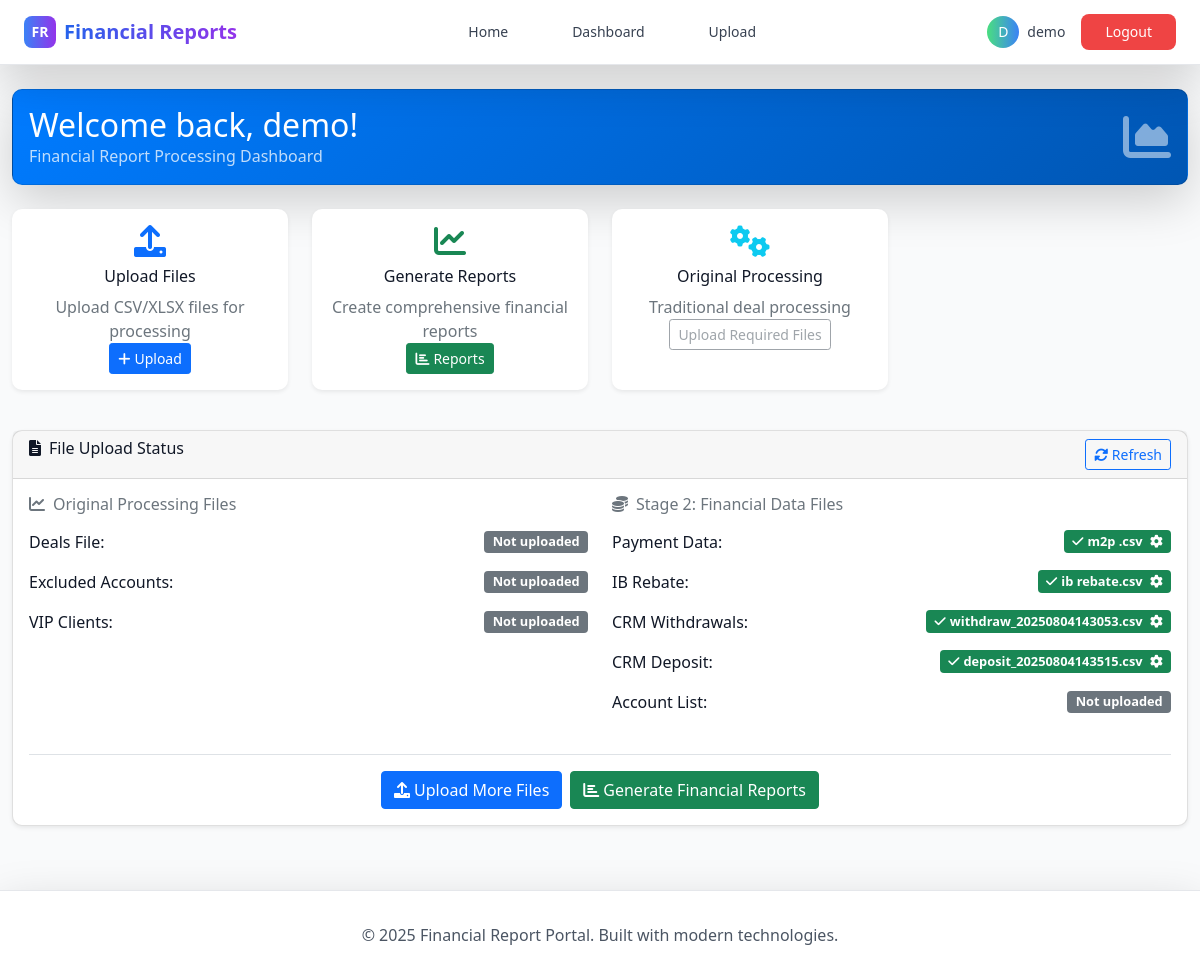
The app's page /dashboard (signed in) with its own data.
### app/models.py (models this page shows, shortened)
class User(UserMixin, db.Model):
    __tablename__ = 'users'
    id = db.Column(db.Integer, primary_key=True)
    username = db.Column(db.String(64), index=True, unique=True)
    email = db.Column(db.String(120), index=True, unique=True)
    password_hash = db.Column(db.String(128))
    role_id = db.Column(db.Integer, db.ForeignKey('roles.id'))
    logs = db.relationship('Log', backref='user', lazy='dynamic')
    def has_role(self, role_name):
        return self.role is not None and self.role.name == role_name

class UploadedFiles(db.Model):
    __tablename__ = 'uploaded_files'
    id = db.Column(db.String(36), primary_key=True, default=lambda: str(uuid.uuid4()))
    user_id = db.Column(db.Integer, db.ForeignKey('users.id'))
    file_type = db.Column(db.String(50))  # deals, excluded, vip, payment, ib_rebate, crm_withdrawals, crm_deposit, account_list
    filename = db.Column(db.String(200))
    file_path = db.Column(db.String(500))
    upload_timestamp = db.Column(db.DateTime, default=datetime.utcnow)
    processed = db.Column(db.Boolean, default=False)

### app/routes.py (the view)
@bp.route('/dashboard')
@login_required
def dashboard():
    uploaded_files = UploadedFiles.query.filter_by(user_id=current_user.id).all()
    file_status = {}
    for file_record in uploaded_files:
        file_status[file_record.file_type] = {
            'filename': file_record.filename,
            'uploaded': True,
            'processed': file_record.processed,
            'timestamp': file_record.upload_timestamp
        }
    return render_template('dashboard.html', title='Dashboard', file_status=file_status)

### app/models.py (called while the page is built)
@login_manager.user_loader
def load_user(id):
    return User.query.get(int(id))

### app/templates/dashboard.html (shortened to what this page needs)
{% extends "base.html" %}
{% block content %}
<div class="container-fluid mt-4">
    <div class="row mb-4">
        <div class="col-12">
            <div class="card bg-gradient-primary text-white shadow-lg">
                <div class="card-body">
                    <div class="row align-items-center">
                        <div class="col">
                            <h1 class="h2 mb-0">Welcome back, {{ current_user.username }}!</h1>
                            <p class="mb-0 opacity-75">Financial Report Processing Dashboard</p>
                        </div>
                        <div class="col-auto">
                            <i class="fas fa-chart-area fa-3x opacity-50"></i>
                        </div>
                    </div>
                </div>
            </div>
        </div>
    </div>
    <div class="row mb-4">
        <div class="col-md-3 mb-3">
            <div class="card border-0 shadow-sm h-100">
                <div class="card-body text-center">
                    <div class="text-primary mb-2">
                        <i class="fas fa-upload fa-2x"></i>
                    </div>
                    <h5 class="card-title">Upload Files</h5>
                    <p class="card-text text-muted">Upload CSV/XLSX files for processing</p>
                    <a href="{{ url_for('main.upload_file') }}" class="btn btn-primary btn-sm">
                        <i class="fas fa-plus me-1"></i>Upload
                    </a>
                </div>
            </div>
        </div>
        <div class="col-md-3 mb-3">
            <div class="card border-0 shadow-sm h-100">
                <div class="card-body text-center">
                    <div class="text-success mb-2">
                        <i class="fas fa-chart-line fa-2x"></i>
                    </div>
                    <h5 class="card-title">Generate Reports</h5>
                    <p class="card-text text-muted">Create comprehensive financial reports</p>
                    <a href="{{ url_for('main.generate_stage2_report') }}" class="btn btn-success btn-sm">
                        <i class="fas fa-chart-bar me-1"></i>Reports
                    </a>
                </div>
            </div>
        </div>
        <div class="col-md-3 mb-3">
            <div class="card border-0 shadow-sm h-100">
                <div class="card-body text-center">
                    <div class="text-info mb-2">
                        <i class="fas fa-cogs fa-2x"></i>
                    </div>
                    <h5 class="card-title">Original Processing</h5>
                    <p class="card-text text-muted">Traditional deal processing</p>
                    {% if file_status.get('deals') and file_status.get('excluded') and file_status.get('vip') %}
                        <a href="{{ url_for('main.generate_report') }}" class="btn btn-info btn-sm">
                            <i class="fas fa-play me-1"></i>Process
                        </a>
                    {% else %}
                        <span class="btn btn-outline-secondary btn-sm disabled">Upload Required Files</span>
                    {% endif %}
                </div>
            </div>
        </div>
    </div>
    <div class="row">
        <div class="col-12">
            <div class="card shadow-sm">
                <div class="card-header">
                    <h5 class="mb-0">
                        <i class="fas fa-file-alt me-2"></i>File Upload Status
                        <button class="btn btn-sm btn-outline-primary float-end" onclick="refreshStatus()">
                            <i class="fas fa-sync-alt"></i> Refresh
                        </button>
                    </h5>
                </div>
                <div class="card-body">
                    <div class="row" id="file-status-container">
                        <div class="col-lg-6">
                            <h6 class="text-muted mb-3">
                                <i class="fas fa-chart-line me-2"></i>Original Processing Files
                            </h6>
                            <div class="mb-3">
                                <div class="d-flex justify-content-between align-items-center">
                                    <span>Deals File:</span>
                                    {% if file_status.get('deals') %}
                                        <span class="badge bg-success">
                                            <i class="fas fa-check me-1"></i>{{ file_status['deals']['filename'] }}
                                        </span>
                                    {% else %}
                                        <span class="badge bg-secondary">Not uploaded</span>
                                    {% endif %}
                                </div>
                            </div>
                            <div class="mb-3">
                                <div class="d-flex justify-content-between align-items-center">
                                    <span>Excluded Accounts:</span>
                                    {% if file_status.get('excluded') %}
                                        <span class="badge bg-success">
                                            <i class="fas fa-check me-1"></i>{{ file_status['excluded']['filename'] }}
                                        </span>
                                    {% else %}
                                        <span class="badge bg-secondary">Not uploaded</span>
                                    {% endif %}
                                </div>
                            </div>
                            <div class="mb-3">
                                <div class="d-flex justify-content-between align-items-center">
                                    <span>VIP Clients:</span>
                                    {% if file_status.get('vip') %}
                                        <span class="badge bg-success">
                                            <i class="fas fa-check me-1"></i>{{ file_status['vip']['filename'] }}
                                        </span>
                                    {% else %}
                                        <span class="badge bg-secondary">Not uploaded</span>
                                    {% endif %}
                                </div>
                            </div>
                        </div>
                        <div class="col-lg-6">
                            <h6 class="text-muted mb-3">
                                <i class="fas fa-coins me-2"></i>Stage 2: Financial Data Files
                            </h6>
                            {% set stage2_files = [
                                ('payment', 'Payment Data'),
                                ('ib_rebate', 'IB Rebate'),
                                ('crm_withdrawals', 'CRM Withdrawals'),
                                ('crm_deposit', 'CRM Deposit'),
                                ('account_list', 'Account List')
                            ] %}
                            {% for file_type, display_name in stage2_files %}
                                <div class="mb-3">
                                    <div class="d-flex justify-content-between align-items-center">
                                        <span>{{ display_name }}:</span>
                                        {% if file_status.get(file_type) %}
                                            <span class="badge bg-success">
                                                <i class="fas fa-check me-1"></i>{{ file_status[file_type]['filename'] }}
                                                {% if file_status[file_type]['processed'] %}
                                                    <i class="fas fa-cog ms-1" title="Processed"></i>
                                                {% endif %}
                                            </span>
                                        {% else %}
                                            <span class="badge bg-secondary">Not uploaded</span>
                                        {% endif %}
                                    </div>
                                </div>
                            {% endfor %}
                        </div>
                    </div>
                    <div class="mt-4 pt-3 border-top">
                        <div class="d-flex gap-2 flex-wrap justify-content-center">
                            <a href="{{ url_for('main.upload_file') }}" class="btn btn-primary">
                                <i class="fas fa-upload me-1"></i>Upload More Files
                            </a>
                            {% if file_status %}
                                <a href="{{ url_for('main.generate_stage2_report') }}" class="btn btn-success">
                                    <i class="fas fa-chart-bar me-1"></i>Generate Financial Reports
                                </a>
                            {% endif %}
                        </div>
                    </div>
                </div>
            </div>
        </div>
    </div>
</div>
{% endblock %}

### app/templates/base.html (shortened to what this page needs)
<!doctype html>
<html lang="en">
    <head>
        <link href="https://cdn.jsdelivr.net/npm/bootstrap@5.1.3/dist/css/bootstrap.min.css" rel="stylesheet">
        <link rel="stylesheet" href="https://cdnjs.cloudflare.com/ajax/libs/font-awesome/6.0.0/css/all.min.css">
        <script src="https://cdn.tailwindcss.com"></script>
    </head>
    <body class="bg-gray-50 text-gray-900 min-h-screen">
        <nav class="bg-white shadow-lg border-b border-gray-200 sticky top-0 z-50 backdrop-blur-md bg-white/95">
            <div class="max-w-7xl mx-auto px-4 sm:px-6 lg:px-8">
                <div class="flex justify-between items-center h-16">
                    <div class="flex items-center">
                        <a href="{{ url_for('main.index') }}" class="flex items-center space-x-2 group">
                            <div class="w-8 h-8 bg-gradient-to-r from-blue-500 to-purple-600 rounded-lg flex items-center justify-center text-white font-bold text-sm group-hover:scale-110 transition-transform duration-200">
                                FR
                            </div>
                            <span class="text-xl font-bold bg-gradient-to-r from-blue-600 to-purple-600 bg-clip-text text-transparent">
                            </span>
                        </a>
                    </div>
                    <div class="hidden md:flex items-center space-x-8">
                        <a href="{{ url_for('main.index') }}" class="text-gray-700 hover:text-blue-600 px-3 py-2 rounded-md text-sm font-medium transition-colors duration-200">
                            Home
                        </a>
                        {% if current_user.is_authenticated %}
                        <a href="{{ url_for('main.dashboard') }}" class="text-gray-700 hover:text-blue-600 px-3 py-2 rounded-md text-sm font-medium transition-colors duration-200">
                            Dashboard
                        </a>
                        <a href="{{ url_for('main.upload_file') }}" class="text-gray-700 hover:text-blue-600 px-3 py-2 rounded-md text-sm font-medium transition-colors duration-200">
                            Upload
                        </a>
                        {% endif %}
                    </div>
                    <div class="flex items-center space-x-4">
                        {% if current_user.is_authenticated %}
                        <div class="flex items-center space-x-2">
                            <div class="w-8 h-8 bg-gradient-to-r from-green-400 to-blue-500 rounded-full flex items-center justify-center text-white text-sm font-medium">
                                {{ current_user.username[0].upper() }}
                            </div>
                            <span class="text-sm text-gray-700">{{ current_user.username }}</span>
                        </div>
                        <a href="{{ url_for('main.logout') }}" class="bg-red-500 hover:bg-red-600 text-white px-4 py-2 rounded-lg text-sm font-medium transition-all duration-200 transform hover:scale-105">
                            Logout
                        </a>
                        {% endif %}
                    </div>
                </div>
            </div>
        </nav>
        <main class="animate-fade-in">
            {% block content %}{% endblock %}
        </main>
        <footer class="bg-white shadow-lg border-t border-gray-200 mt-16">
            <div class="max-w-7xl mx-auto px-4 sm:px-6 lg:px-8 py-8">
                <div class="text-center">
                    <p class="text-gray-600">© 2025 Financial Report Portal. Built with modern technologies.</p>
                </div>
            </div>
        </footer>
    </body>
</html>

### app/templates/dashboard.html (style rules this page uses)
.bg-gradient-primary { background: linear-gradient(135deg, #007bff 0%, #0056b3 100%); }
.card { transition: all 0.3s ease; border-radius: 10px; }
.btn { transition: all 0.3s ease; }
.badge { font-size: 0.8em; }
.opacity-75 { opacity: 0.75; }
.opacity-50 { opacity: 0.5; }

### records on screen
User: username "D", username "demo"
UploadedFiles: filename "m2p .csv"
UploadedFiles: filename "ib rebate.csv"
UploadedFiles: filename "withdraw_20250804143053.csv"
UploadedFiles: filename "deposit_20250804143515.csv"

### other values on screen
{{ display_name }} "Payment Data" "IB Rebate" "CRM Withdrawals" "CRM Deposit" "Account List"
